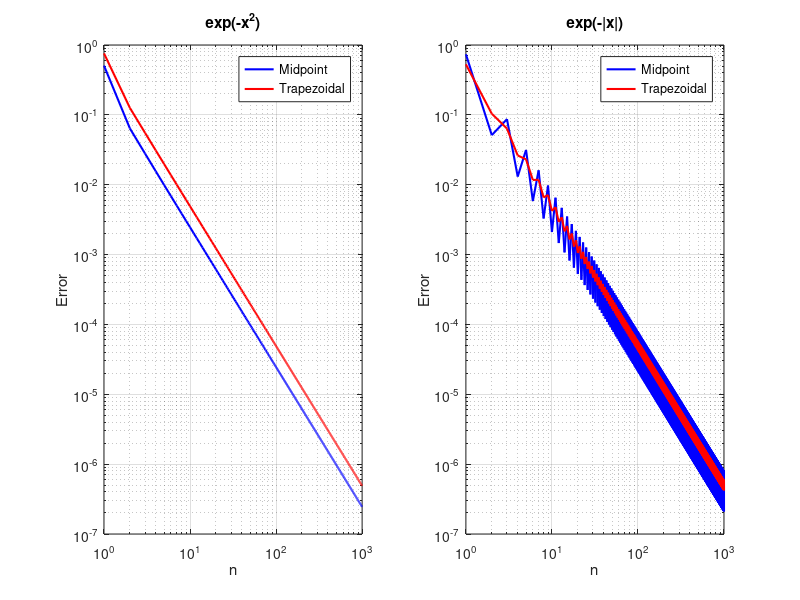

Write MATLAB code to recreate this figure.
clc; clear; close all;

f1 = @(x) exp(-x.^2);
f2 = @(x) exp(-abs(x));

% Exact values of integrals
I1_exact = sqrt(pi) * erf(1);
I2_exact = 2 - 2/exp(1);

% Range of n
N = 1:1000;

% Error arrays
err_mid_1 = zeros(size(N));
err_trap_1 = zeros(size(N));
err_mid_2 = zeros(size(N));
err_trap_2 = zeros(size(N));

for k = 1:length(N)
    n = N(k);
    
    % Step size
    a = -1; b = 1;
    h = (b - a)/n;
    
    %% Midpoint rule
    x_mid = a + h/2 : h : b - h/2;
    I_mid_1 = h * sum(f1(x_mid));
    I_mid_2 = h * sum(f2(x_mid));
    
    %% Trapezoidal rule
    x = linspace(a, b, n+1);
    I_trap_1 = h * ( sum(f1(x)) - (f1(a) + f1(b))/2 );
    I_trap_2 = h * ( sum(f2(x)) - (f2(a) + f2(b))/2 );
    
    %% Errors
    err_mid_1(k) = abs(I_mid_1 - I1_exact);
    err_trap_1(k) = abs(I_trap_1 - I1_exact);
    
    err_mid_2(k) = abs(I_mid_2 - I2_exact);
    err_trap_2(k) = abs(I_trap_2 - I2_exact);
end

%% Plots
figure;

% First integral
subplot(1,2,1)
loglog(N, err_mid_1, 'b', 'LineWidth', 1.5); 
hold on;
loglog(N, err_trap_1, 'r', 'LineWidth', 1.5);
grid on;
title('exp(-x^2)');
legend('Midpoint', 'Trapezoidal');
xlabel('n'); ylabel('Error');

% Second integral
subplot(1,2,2)
loglog(N, err_mid_2, 'b', 'LineWidth', 1.5); hold on;
loglog(N, err_trap_2, 'r', 'LineWidth', 1.5);
grid on;
title('exp(-|x|)');
legend('Midpoint', 'Trapezoidal');
xlabel('n'); ylabel('Error');
